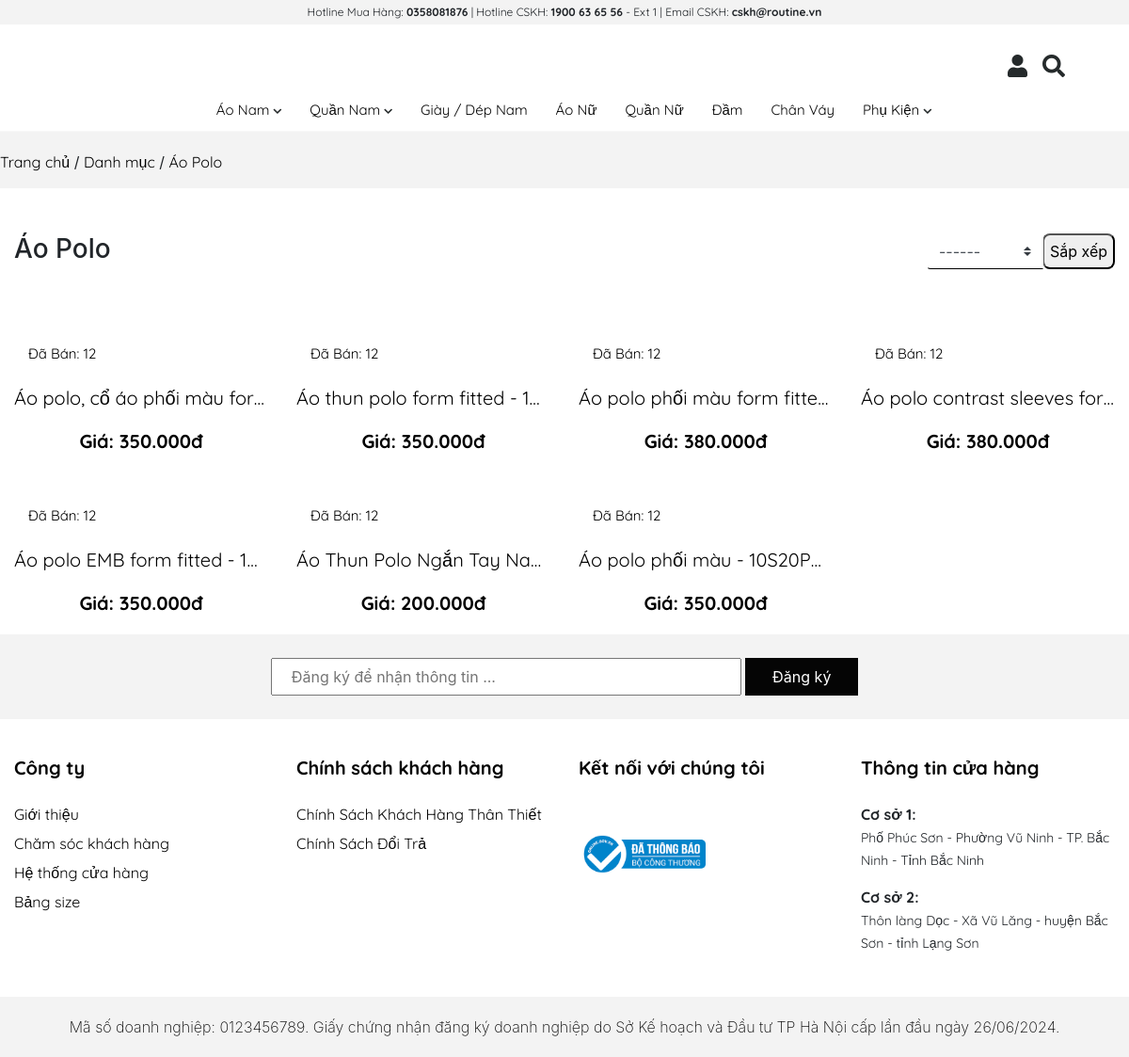
Page /front-end/pro.php?cate_id=3 on the committed database.
### tables this page shows
CREATE TABLE `theme` (
  `theme_id` int(11) NOT NULL,
  `theme_logo` varchar(255) NOT NULL,
  `theme_phone` varchar(20) NOT NULL,
  `theme_email` varchar(100) NOT NULL,
  `theme_add` varchar(255) NOT NULL
);

CREATE TABLE `categories` (
  `cate_id` int(11) NOT NULL,
  `cate_name` varchar(255) NOT NULL,
  `cate_pr` int(11) NOT NULL
);

CREATE TABLE `products` (
  `pro_id` int(11) NOT NULL,
  `cate_id` int(11) NOT NULL,
  `pro_name` varchar(255) NOT NULL,
  `pro_image` varchar(255) NOT NULL,
  `pro_price` float NOT NULL,
  `pro_sale` float NOT NULL,
  `pro_intro` text NOT NULL,
  `pro_view` int(11) NOT NULL
);

### front-end/pro.php (the view, shortened to what this page needs)
<?php
include_once "header.php";
?>
<?php
    $cate_id = $_GET['cate_id'];
    $sql = "SELECT * FROM categories WHERE cate_pr=$cate_id OR cate_id = $cate_id";
    $stmt = $conn->prepare($sql);
    $stmt->execute();
    $list_cat = $stmt->fetchAll(PDO::FETCH_ASSOC);
    $listIdCat = [];
    foreach($list_cat as $row){
        $listIdCat[] = $row['cate_id'];
    }
    $listIdCat = implode(",", $listIdCat);
    $stmt = $conn->prepare("SELECT * FROM products WHERE cate_id IN ($listIdCat ) ");
    $stmt->execute();
    $pro = $stmt->fetchAll(PDO::FETCH_ASSOC);
    $sql1= "SELECT * FROM products WHERE cate_id=$cate_id";
    $stmt = $conn->prepare($sql1);
    $stmt->execute();
    $sql1= "SELECT * FROM categories WHERE cate_id=$cate_id";
    $stmt = $conn->prepare($sql1);
    $stmt->execute();
    $cate1 = $stmt->fetch(PDO::FETCH_ASSOC);
    $sql2= "SELECT * FROM products_detail";
    $stmt = $conn->prepare($sql2);
    $stmt->execute();
    $pro_detailAll = $stmt->fetchAll(PDO::FETCH_ASSOC);
?>
<article class="ps-loading">
<div class="title-cate">
   <a href="">Trang chủ</a>  / <a href="">Danh mục</a> / <a href=""><?=$cate1['cate_name']?></a>
</div>
<div class="container-fluid">
<br><br>
<div style="float:left;" class="title-pro">
  <h3><?=$cate1['cate_name']?></h3>
</div>
<form action="" method="post">
    <div class="sort">
        <div style="float:right;  width:200px;"  class="input-group">
            <select class="custom-select" style="display: block;
    border-color: transparent;
    border-bottom: 1px solid black;
    outline: 0;"  name='sort' id="inputGroupSelect02">
                <option value='0' selected>------</option>
            </select>
            <div class="input-group-append">
            <button style="border-radius:8px;" name="btnSort">Sắp xếp</button>
            </div>
        </div>
    </div>
    </form>
    <br><br><br>
    <div class="row">
    <?php foreach($pro as $c) : ?>
        <div class="col-md-3">
                <div class="product-hover mt-5">
                    <div class="produc-img">
                        <a href="detail.php?cate_id=<?= $c['cate_id']?>&pro_id=<?= $c['pro_id']?>"><img src="../back-end/img/<?= $c['pro_image'] ?>" style="padding: 5px 5px; width: 100%;" alt=""></a>
                    </div>
                    <div class="item">
                        <div class="">
                            <label for="" style="line-height: 2px;padding: 7px 5px;color: black;text-decoration: none; font-size: 15px;">Đã Bán: <span>12</span></label>
                        </div>
                        <div class="sizes">
                            <label for="" style="line-height: 2px;padding: 7px 5px;color: black;text-decoration: none; font-size: 15px;">Size:
                                <?php foreach ($pro_detailAll as $p) : ?>
                                    <?php if ($c['pro_id'] == $p['pro_id']) : ?>
                                        <span><?= $p['size'] ?></span>
                                    <?php endif; ?>
                                <?php endforeach; ?>
                            </label>
                        </div>
                    </div>
                </div>
                <div class="taitle mt-3">
                    <a href="detail.php?cate_id=<?= $c['cate_id']?>&pro_id=<?= $c['pro_id']?>" style="color: black;text-decoration: none; font-size: 20px;">
                        <p><?= $c['pro_name'] ?></p>
                    </a>
                    <?php if ($c['pro_sale'] > 0) : ?>
                        <div class="price">
                            <label style="color: black;text-decoration: none; font-size: 20px;" for="">Giá:
                            <?= price($c['pro_sale']) ?></label>
                        </div>
                    <?php else : ?>
                        <div class="price">
                            <label for="" style="color: black;text-decoration: none; font-size: 20px;">Giá:
                            <?= price($c['pro_price']) ?></label>
                        </div>
                    <?php endif; ?>
                </div>
            </div>
          <?php endforeach; ?>
    </div>
</div>
</article>
<?php
include_once "footer.php";
?>

### front-end/header.php (shortened to what this page needs)
<?php
require_once "../back-end/db.php";
?>
<?php
if (!function_exists('price')) {
    function price($number, $suffix = 'đ')
    {
        if (!empty($number)) {
            return number_format($number, 0, ',', '.') . "{$suffix}";
        }
    }
}
?>
<?php
$sql = "SELECT * FROM categories WHERE cate_pr=0";
$stmt = $conn->prepare($sql);
$stmt->execute();
$cate_pr = $stmt->fetchAll(PDO::FETCH_ASSOC);
?>
<?php
$sql = "SELECT * FROM theme";
$stmt = $conn->prepare($sql);
$stmt->execute();
$theme = $stmt->fetchAll(PDO::FETCH_ASSOC);
?>
<!doctype html>
<html lang="en">
<head>
    <link rel="stylesheet" href="https://cdn.jsdelivr.net/npm/bootstrap@4.5.3/dist/css/bootstrap.min.css">
    <link rel="stylesheet" href="css/css.css">
    <link rel="stylesheet" href="https://cdnjs.cloudflare.com/ajax/libs/font-awesome/5.15.1/css/all.min.css">
    <link rel="stylesheet" type="text/css" href="https://kenwheeler.github.io/slick/slick/slick.css" />
    <link rel="stylesheet" type="text/css" href="https://kenwheeler.github.io/slick/slick/slick-theme.css" />
    <link rel="stylesheet" href="css/404.css">
</head>
<body>
    <header style="z-index: 999;">
        <div class="header-top container-fluid text-center">
            <?php foreach ($theme as $t) : ?>
                <p class="mx-auto m-0 p-1">Hotline Mua Hàng: <b><?= $t['theme_phone'] ?></b> | Hotline CSKH: <b>1900 63 65 56</b> - Ext 1 | Email
                    CSKH: <b><?= $t['theme_email'] ?></b> </p>
            <?php endforeach; ?>
        </div>
        <div class="logo text-center py-3 position-relative">
            <div class="position-absolute d-flex icon-cart" style="top: 40%; right: 5%;">
                <?php if (!isset($_SESSION['user'])) : ?>
                    <a href="user/login.php"><i class="fas fa-user mx-2"></i></a>
                <?php endif; ?>
                <a href="search.php"><i class="fas fa-search mx-2"></i></a>
            </div>
        </div>
    </header>
    <main>
    <nav class="sticky-top"  style="z-index: 99;">
        <ul>
            <?php foreach ($cate_pr as $key => $item) { ?>
                <?php $cate_id = $item['cate_id'] ?>
                <?php
                $sql = "SELECT * FROM categories WHERE cate_pr = $cate_id";
                $stmt = $conn->prepare($sql);
                $stmt->execute();
                $cate_chill = $stmt->fetchAll(PDO::FETCH_ASSOC);
                ?>
                <li>
                    <a href="pro.php?cate_id=<?= $cate_id ?>"><?= $item['cate_name'] ?>
                        <?php if (COUNT($cate_chill) > 0) { ?>
                            <i class="fa fa-chevron-down"></i>
                        <?php } ?>
                    </a>
                        <?php if (isset($cate_chill)) { ?>
                </li>
            <?php } ?>
        <?php } ?>
        </ul>
    </nav>

### front-end/footer.php (shortened to what this page needs)
<footer>
    <div class="container-fluid footer-top">
        <div class="input-DK text-center">
            <form method="POST">
                <input type="email" name="email" placeholder="Đăng ký để nhận thông tin ...">
                <input type="submit" name="register" value="Đăng ký"></input>
            </form>
        </div>
    </div>
    <div class="container-fluid">
        <div class="row text footer-content">
            <div class="col-md-3">
                <h4>Công ty</h4>
                <ul>
                    <li><a href="intro.php">Giới thiệu</a></li>
                    <li><a href="404.php">Chăm sóc khách hàng</a></li>
                    <li><a href="404.php">Hệ thống cửa hàng</a></li>
                    <li><a href="page_size.php">Bảng size</a></li>
                </ul>
            </div>
            <div class="col-md-3">
                <h4>Chính sách khách hàng</a></h4>
                <ul>
                    <li><a href="intro.php">Chính Sách Khách Hàng Thân Thiết</a></li>
                    <li><a href="page_2.php">Chính Sách Đổi Trả</a></li>
                </ul>
            </div>
            <div class="col-md-3">
                <h4>Kết nối với chúng tôi</h4>
                <div>
                    <br>
                    <a href="#"><img src="../back-end/img/logo-bct.png" style="margin-top: 5px;" alt="" width="50%"></a>
                </div>
            </div>
            <div class="col-md-3">
                <h4>Thông tin cửa hàng</h4>
                <div>
                    <p><b>Cơ sở 1:</b><br>
                        <span>Phố Phúc Sơn - Phường Vũ Ninh - TP. Bắc Ninh - Tỉnh Bắc Ninh</span>
                    </p>
                    <?php foreach ($theme as $t) : ?>
                        <p><b>Cơ sở 2:</b><br>
                            <span>
                                <?= $t['theme_add'] ?>
                            </span>
                        </p>
                    <?php endforeach; ?>
                </div>
            </div>
        </div>
    </div>
    <div class="container-fluid footer-bottom">
        <div class="text-center">
            <p>Mã số doanh nghiệp: 0123456789. Giấy chứng nhận đăng ký doanh nghiệp do Sở Kế hoạch và Đầu tư TP Hà Nội cấp lần đầu ngày 26/06/2024.</p>
        </div>
    </div>
</footer>
</main>
</body>
</html>

### front-end/css/css.css (style rules this page uses)
body { overflow-x: hidden; }
.header-top { background-color: #F3F3F3; }
.text { font-family: 'Quicksand', sans-serif; }
.header-top p { font-size: 12px; font-family: 'Quicksand', sans-serif; }
.logo { background-color: white; font-size: 1.5rem; color: black; }
i { color: #252A2B; }
nav { background-color: white; }
nav>ul { display: flex; justify-content: center; border-bottom: 1px solid #F7F7F7; margin: 0; }
li { list-style: none; }
nav>ul>li { position: relative; padding: 10px 5px; }
nav>ul>li>a { color: #050505; margin: 10px 20px 0 0; font-size: 15px; font-family: 'Quicksand', sans-serif; }
nav>ul>li>a>i { font-size: 10px; }
.sticky-top { position: sticky; }
.text span { font-size: 14px; font-weight: 400; }
footer { padding-top: 10px; }
.footer-top { background-color: #F3F3F3; }
.input-DK { padding: 25px 0; }
.input-DK input[type=email] { width: 500px; height: 40px; padding: 0 20px; }
.input-DK input[type=submit] { width: 120px; height: 40px; padding: 0 20px; color: white; background-color: #050505; border: none; }
.footer-content { padding: 40px 0 30px 0; }
.footer-content h4 { color: #050505; font-size: 20px; font-weight: 700; margin-bottom: 25px; }
.footer-content ul { padding: 0; margin: 0; }
.footer-content ul li { margin: 7px 0; }
.footer-content a { color: #050505; font-style: 14px; transition: all 0.3s ease; }
.footer-bottom { background-color: #F3F3F3; padding: 20px 0; }
.footer-bottom p { margin: 0; font-weight: 200; color: #050505; }
.product-hover { width: 100%; height: auto; position: relative; text-align: center; overflow: hidden; }
.item { position: absolute; left: 0; bottom: -100%; transition: .5s ; width: 100%; text-align: left; background-color: white; display: block; padding-left: 10px; font-family: 'Quicksand', sans-serif; font-size: 10px; }
.taitle { font-family: 'Quicksand', sans-serif; text-align: center; width: 100%; }
.taitle a p { white-space: nowrap; overflow: hidden; text-overflow: ellipsis; width: 100%; position: relative; }
a { text-decoration: none !important; }
.taitle .price { font-weight: bold; font-size: 14px; }

### front-end/css/404.css (style rules this page uses)
html, body { height: 100%; margin: 0 auto; }

### front-end/pro.php (style rules this page uses)
.title-cate { background-color : #f3f3f3; padding-top : 20px; padding-bottom : 20px; height : 60px }
.title-cate a { color : black; font-family: "Quicksand", sans-serif; text-align: center ; }

### rows in the picture
theme: theme_phone "0358081876", theme_email "cskh@routine.vn", theme_add "Thôn làng Dọc - Xã Vũ Lăng - huyện Bắc Sơn - tỉnh Lạng Sơn"
categories: cate_name "Áo Nam"
categories: cate_name "Quần Nam"
categories: cate_name "Giày / Dép Nam"
categories: cate_name "Áo Nữ"
categories: cate_name "Quần Nữ"
categories: cate_name "Đầm"
categories: cate_name "Chân Váy"
categories: cate_name "Phụ Kiện"
categories: cate_name "Áo Polo"
products: pro_name "Áo polo, cổ áo phối màu for…", pro_sale "350.000đ"
products: pro_name "Áo thun polo form fitted - 1…", pro_price "350.000đ"
products: pro_name "Áo polo phối màu form fitte…", pro_sale "380.000đ"
products: pro_name "Áo polo contrast sleeves for…", pro_sale "380.000đ"
products: pro_name "Áo polo EMB form fitted - 1…", pro_price "350.000đ"
products: pro_name "Áo Thun Polo Ngắn Tay Na…", pro_sale "200.000đ"
products: pro_name "Áo polo phối màu - 10S20P…", pro_price "350.000đ"
